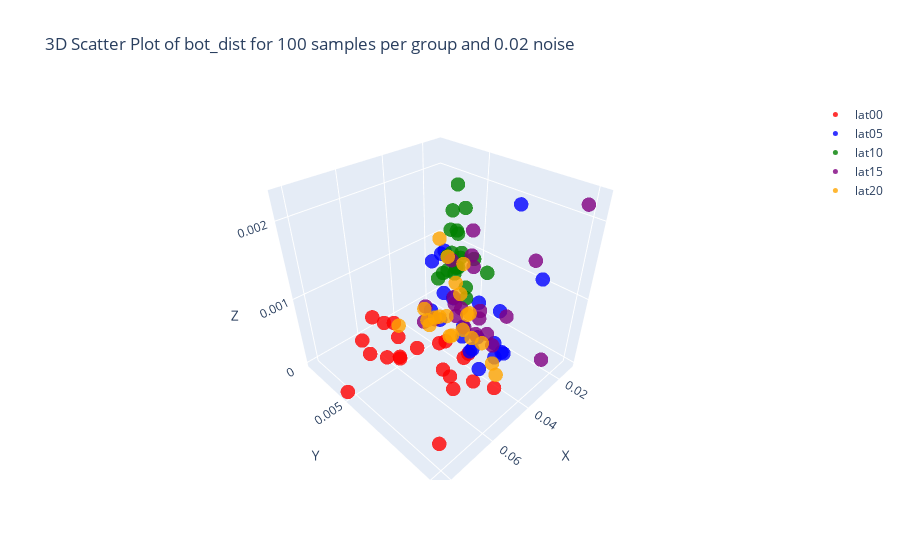

Notebook source saved alongside this figure:
### Code cell
plot_norms('bot_dist', 0.02, 100)
